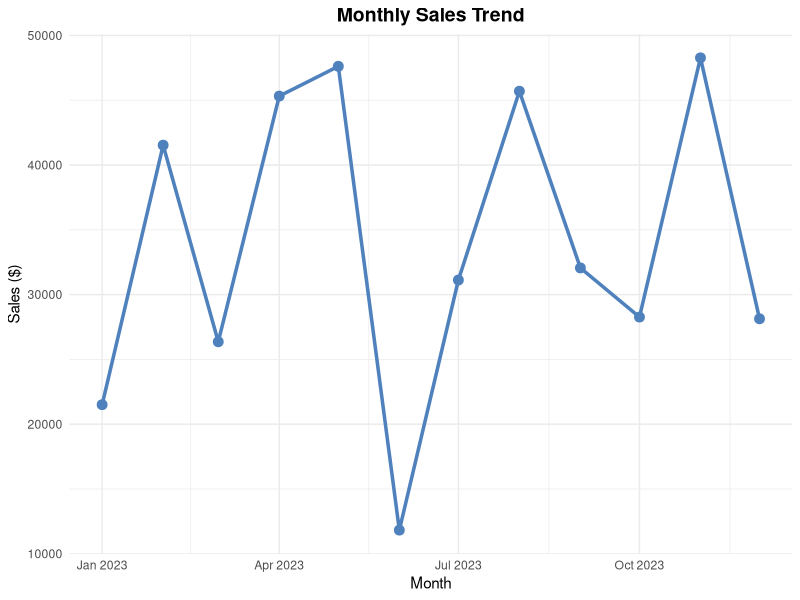

Source code (R): (Note: this script raises an error after producing the figure.)
## ---- chunk 1
#| warning: false
# Load packages
library(openxlsx)
library(dplyr)
library(ggplot2)

## ---- chunk 2

# Create sample sales data
set.seed(123)
sales_data <- data.frame(
  Date = seq.Date(as.Date("2023-01-01"), as.Date("2023-12-31"), by = "month"),
  Region = rep(c("North", "South", "East", "West"), 3),
  Sales = round(runif(12, 10000, 50000), 2),
  Units = round(runif(12, 100, 500)),
  Profit = round(runif(12, 5000, 25000), 2)
)

sales_data

## ---- chunk 3
# Create new workbook
wb <- createWorkbook()
## ---- chunk 4
# Add worksheets
addWorksheet(wb, "Summary")
addWorksheet(wb, "Details")
addWorksheet(wb, "Charts")
## ---- chunk 5
# Create a title style
title_style <- createStyle(
  fontSize = 14,
  fontColour = "#FFFFFF",
  halign = "center",
  fgFill = "#4F81BD",
  textDecoration = "bold",
  border = "TopBottom",
  borderColour = "#4F81BD"
)
## ---- chunk 6
# Create header style
header_style <- createStyle(
  fontSize = 12,
  fontColour = "#000000",
  halign = "center",
  fgFill = "#DCE6F1",
  textDecoration = "bold",
  border = "bottom",
  borderColour = "#4F81BD"
)
## ---- chunk 7

# Write title
writeData(wb, "Summary", "Sales Performance Report 2023", startCol = 1, startRow = 1)
mergeCells(wb, "Summary", cols = 1:5, rows = 1)
addStyle(wb, "Summary", title_style, rows = 1, cols = 1:5)

## ---- chunk 8
# Write data with headers
writeData(wb, "Summary", sales_data, startCol = 1, startRow = 3)
addStyle(wb, "Summary", header_style, rows = 3, cols = 1:5)
## ---- chunk 9
# Format numbers
number_style <- createStyle(numFmt = "#,##0.00")
addStyle(wb, "Summary", number_style, rows = 4:15, cols = 3:5, gridExpand = TRUE)
## ---- chunk 10
# Adjust column widths
setColWidths(wb, "Summary", cols = 1:5, widths = "auto")

## ---- chunk 11
# Create monthly sales trend chart
sales_plot <- ggplot(sales_data, aes(x = Date, y = Sales)) +
  geom_line(color = "#4F81BD", size = 1.2) +
  geom_point(color = "#4F81BD", size = 3) +
  theme_minimal() +
  labs(title = "Monthly Sales Trend",
       x = "Month",
       y = "Sales ($)") +
  theme(plot.title = element_text(hjust = 0.5, size = 14, face = "bold"))

# Save plot to workbook
insertPlot(wb, "Charts", width = 8, height = 6,
          startCol = 1, startRow = 1)
## ---- chunk 12

# Create regional summary
regional_summary <- sales_data %>%
  group_by(Region) %>%
  summarise(
    Total_Sales = sum(Sales),
    Avg_Units = mean(Units),
    Total_Profit = sum(Profit)
  )

# Write regional summary to Details sheet
writeData(wb, "Details", "Regional Performance Summary", startCol = 1, startRow = 1)
mergeCells(wb, "Details", cols = 1:4, rows = 1)
addStyle(wb, "Details", title_style, rows = 1, cols = 1:4)

writeData(wb, "Details", regional_summary, startCol = 1, startRow = 3)
addStyle(wb, "Details", header_style, rows = 3, cols = 1:4)

## ---- chunk 13
# Save the workbook
saveWorkbook(wb, "Sales_Report_2023.xlsx", overwrite = TRUE)
